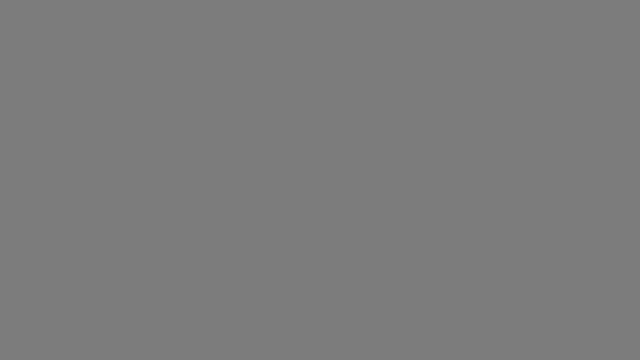
Frame 1 (no input)
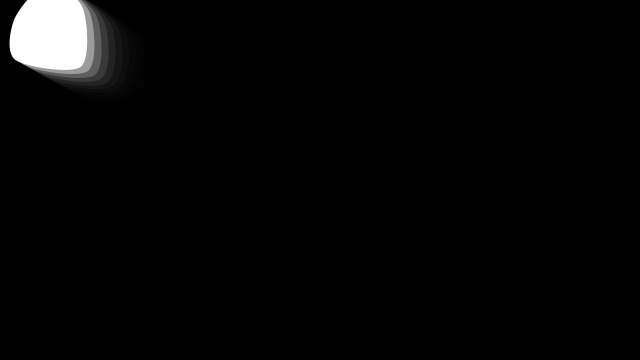
Frame 60 (the mouse pressed at the canvas centre just before this capture)
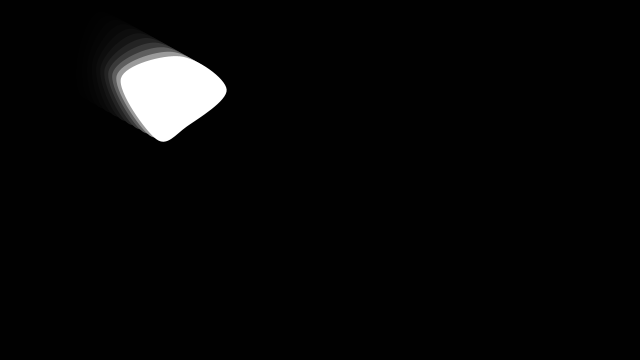
Frame 120 (the mouse held since frame 60 and released just before this capture)

The Processing sketch that drew these frames (run headless with seeded random() and noise(); from frame 60 on, the mouse is pressed at the canvas centre):

// Processing sketch: SoftBody
// ── SoftBody.pde
/**
 * Soft Body 
 * by Ira Greenberg.  
 * 
 * Softbody dynamics simulation using curveVertex() and curveTightness().
 */
 
// center point
float centerX = 0, centerY = 0;

float radius = 45, rotAngle = -90;
float accelX, accelY;
float springing = .0009, damping = .98;

//corner nodes
int nodes = 5;
float nodeStartX[] = new float[nodes];
float nodeStartY[] = new float[nodes];
float[]nodeX = new float[nodes];
float[]nodeY = new float[nodes];
float[]angle = new float[nodes];
float[]frequency = new float[nodes];

// soft-body dynamics
float organicConstant = 1;

void setup() {
  size(640, 360);
  //center shape in window
  centerX = width/2;
  centerY = height/2;
  // iniitalize frequencies for corner nodes
  for (int i=0; i<nodes; i++){
    frequency[i] = random(5, 12);
  }
  noStroke();
  frameRate(30);
}

void draw() {
  //fade background
  fill(0, 100);
  rect(0,0,width, height);
  drawShape();
  moveShape();
}

void drawShape() {
  //  calculate node  starting positions
  for (int i=0; i<nodes; i++){
    nodeStartX[i] = centerX+cos(radians(rotAngle))*radius;
    nodeStartY[i] = centerY+sin(radians(rotAngle))*radius;
    rotAngle += 360.0/nodes;
  }

  // draw polygon
  curveTightness(organicConstant);
  fill(255);
  beginShape();
  for (int i=0; i<nodes; i++){
    curveVertex(nodeX[i], nodeY[i]);
  }
  for (int i=0; i<nodes-1; i++){
    curveVertex(nodeX[i], nodeY[i]);
  }
  endShape(CLOSE);
}

void moveShape() {
  //move center point
  float deltaX = mouseX-centerX;
  float deltaY = mouseY-centerY;

  // create springing effect
  deltaX *= springing;
  deltaY *= springing;
  accelX += deltaX;
  accelY += deltaY;

  // move predator's center
  centerX += accelX;
  centerY += accelY;

  // slow down springing
  accelX *= damping;
  accelY *= damping;

  // change curve tightness
  organicConstant = 1-((abs(accelX)+abs(accelY))*.1);

  //move nodes
  for (int i=0; i<nodes; i++){
    nodeX[i] = nodeStartX[i]+sin(radians(angle[i]))*(accelX*2);
    nodeY[i] = nodeStartY[i]+sin(radians(angle[i]))*(accelY*2);
    angle[i]+=frequency[i];
  }
}
